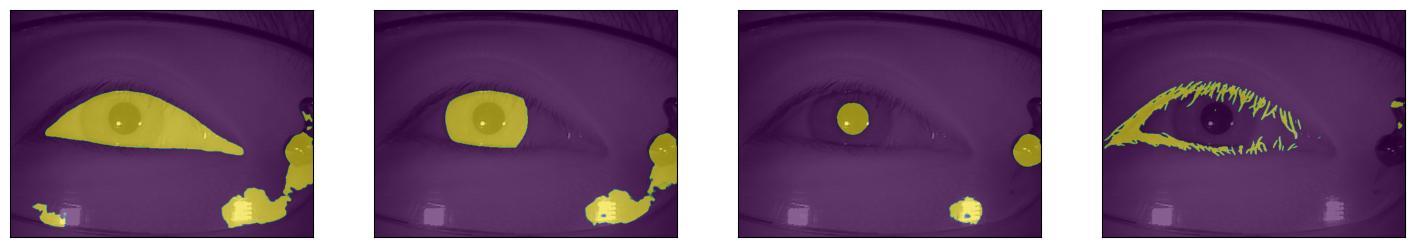
#> input picture seg1.jpg, 1415 x 247 px, given in place of S1001L01.jpg, which was not available
$ python casiav1_wc.py
#> lines starting #> are read from the running program, lines starting #| are printed output that depends on the picture
# -*- coding: utf-8 -*-
"""casiaV1_wc.ipynb

Automatically generated by Colab.

Original file is located at
    https://colab.research.google.com/drive/1dwUR918k5q3SHab8pRidKCl3GoWWn-Ns
"""

# !pip install onnx onnxruntime pydantic==1.10.16 huggingface-hub pyyaml
# !pip install --no-deps open-iris

import iris
import numpy as np

print(iris.__version__)

# Upload CASIA.zip
# Unzip CASIA V1
# !unzip -q /content/CASIA1.zip

import cv2
import matplotlib.pyplot as plt

img_pixels = cv2.imread("home/nishkal/datasets/iris_datasets/CASIA/V3/CASIA-IrisV3/CASIA-Iris-Interval/001/L/S1001L01.jpg", cv2.IMREAD_GRAYSCALE)
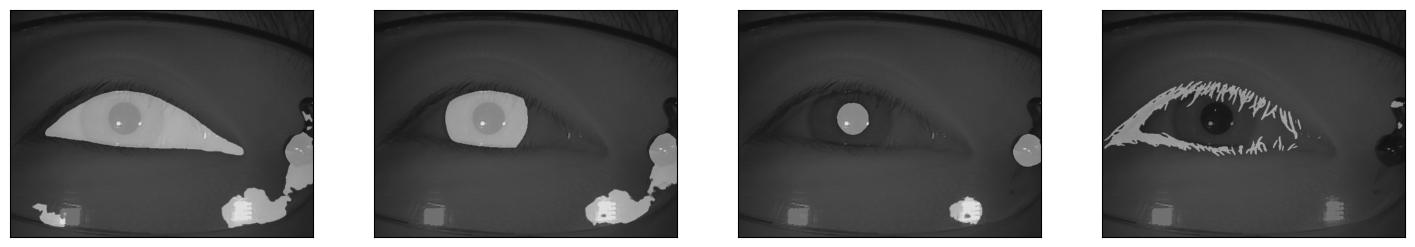
#> img_pixels: shape (247, 1415); min 0, max 255, mean 101.2
plt.imshow(img_pixels, cmap='gray')

#> (the run stopped early here; a loop or call above may not have finished)

$ run again, on seg2.jpg
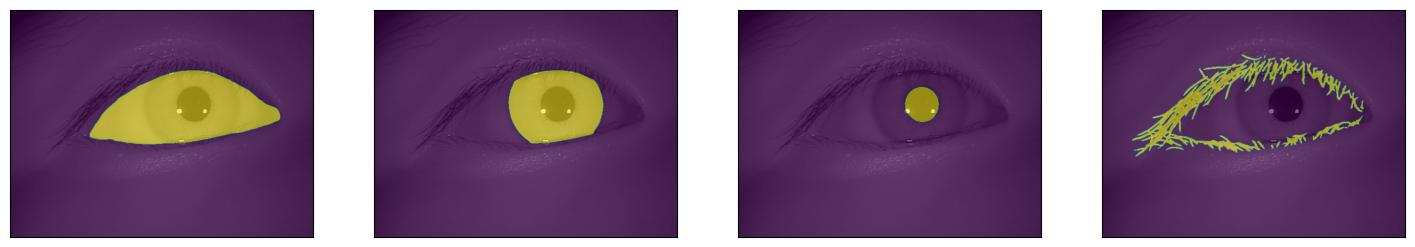
#> input picture seg2.jpg, 1415 x 247 px, given in place of S1001L01.jpg, which was not available
#> `img_pixels = cv2.imread("home/nishkal/datasets/iris_datasets/CASIA/V3/..`:
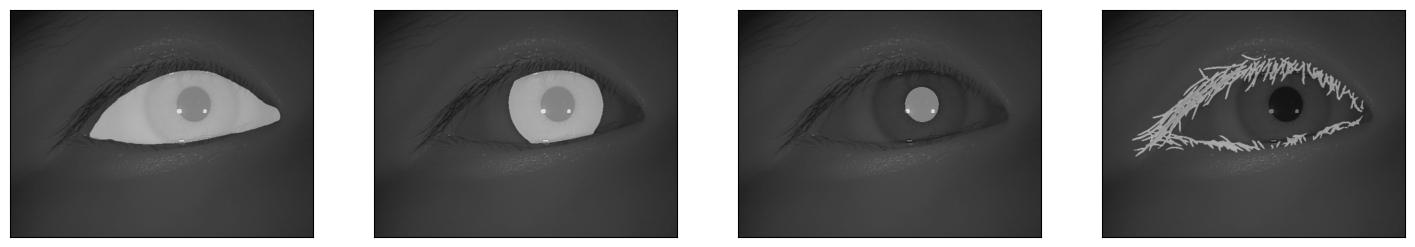
#> img_pixels: shape (247, 1415); min 0, max 255, mean 102.8
